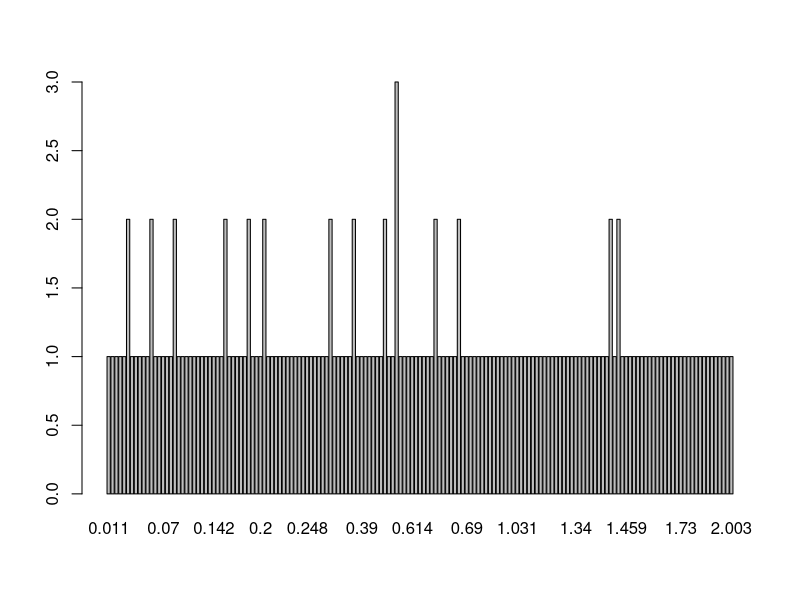

Reproduce this figure in R.
## ---- chunk 1
knitr::opts_chunk$set(echo = TRUE)
## ---- chunk 2
barplot(table(DNase$density))
